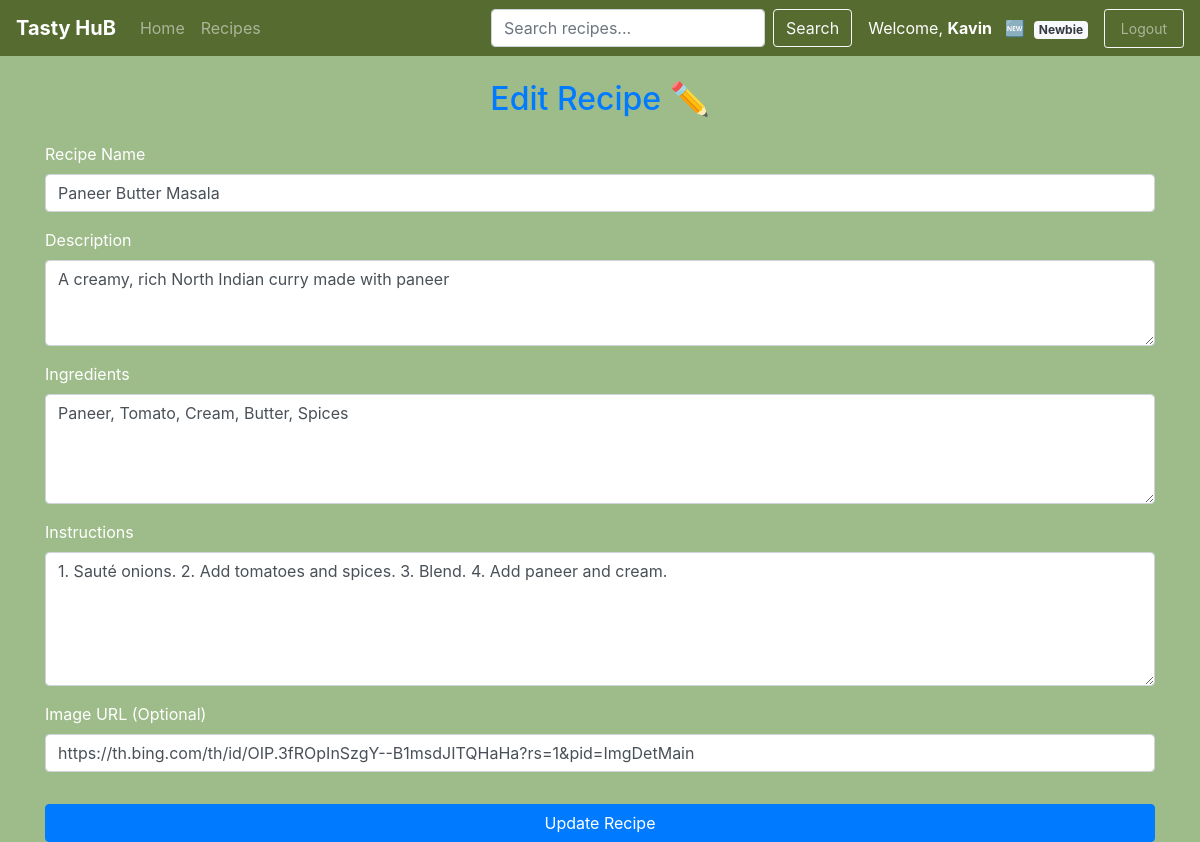
Page /edit_page/2 (signed in) on the committed database.
### recipe/models.py (models this page shows, shortened)
class User(db.Model, UserMixin):
    @property
    def password(self):
        raise AttributeError('Password is not a readable attribute.')
    id = db.Column(db.Integer(), primary_key=True)
    name = db.Column(db.String(length=30), nullable=False)
    username = db.Column(db.String(length=20), nullable=False, unique=True)
    password_hash = db.Column(db.String(length=60), nullable=False)
    email_address = db.Column(db.String(length=50), nullable=False, unique=True)
    recipes = db.relationship('Recipe', backref='user', lazy=True)
    badge = db.Column(db.String(80), default='Newbie')

class Recipe(db.Model):
    id = db.Column(db.Integer(), primary_key=True)
    name = db.Column(db.String(), nullable=False, unique=True)
    description = db.Column(db.String(), nullable=False)
    user_id = db.Column(db.Integer(), db.ForeignKey('user.id'))
    ingredients = db.Column(db.String(), nullable=False)
    instructions = db.Column(db.String(), nullable=False)
    image_url = db.Column(db.String(200), nullable=True)

### recipe/routes.py (the view, shortened to what this page needs)
@app.route('/edit_page/<int:recipe_id>', methods=['GET', 'POST'])
@login_required
def edit_page(recipe_id):
    recipe = Recipe.query.get_or_404(recipe_id)
    if recipe.user_id != current_user.id:
        flash("You don't have permission to edit this recipe.", category='danger')
        return redirect(url_for('recipes_page'))
    form = EditForm(obj=recipe)
    if form.errors:
        for field, error_list in form.errors.items():
            for err_msg in error_list:
                flash(f'Error in {field}: {err_msg}', category='danger')
    return render_template('edit_recipe.html', form=form, recipe=recipe)

### recipe/form.py
class EditForm(FlaskForm):
    name = StringField('Recipe Name', validators=[DataRequired(), Length(min=2, max=100)])
    description = TextAreaField('Description', validators=[DataRequired(), Length(min=5, max=300)])
    ingredients = TextAreaField('Ingredients', validators=[DataRequired()])
    instructions = TextAreaField('Instructions', validators=[DataRequired()])
    image_url = StringField('Image URL (Optional)')

### recipe/__init__.py (called while the page is built)
@app.context_processor
def inject_badge_icons():
    return dict(badge_icons=BADGE_ICONS)

@login_manager.user_loader
def load_user(user_id):
    return User.query.get(int(user_id))

### recipe/templates/edit_recipe.html (shortened to what this page needs)
{% extends 'base.html' %}
{% block content %}
<div class="content-box">
    <h2 class="text-center mb-4 text-primary">Edit Recipe ✏️</h2>
    <form method="POST" novalidate>
        <div class="mb-3">
            {{ form.name.label(class="form-label") }}
            {{ form.name(class="form-control") }}
        </div>
        <div class="mb-3">
            {{ form.description.label(class="form-label") }}
            {{ form.description(class="form-control", rows=3) }}
        </div>
        <div class="mb-3">
            {{ form.ingredients.label(class="form-label") }}
            {{ form.ingredients(class="form-control", rows=4) }}
        </div>
        <div class="mb-3">
            {{ form.instructions.label(class="form-label") }}
            {{ form.instructions(class="form-control", rows=5) }}
        </div>
        {% if form.image_url %}
        <div class="mb-3">
            {{ form.image_url.label(class="form-label") }}
            {{ form.image_url(class="form-control") }}
        </div>
        {% endif %}
        <button type="submit" class="btn btn-primary w-100 mt-3">Update Recipe</button>
    </form>
</div>
{% endblock %}

### recipe/templates/base.html (shortened to what this page needs)
<!DOCTYPE html>
<html lang="en">
   <head>
      <link rel="stylesheet" href="https://cdn.jsdelivr.net/npm/bootstrap@4.3.1/dist/css/bootstrap.min.css"
 />
   </head>
   <body>
   <nav class="navbar navbar-expand-md navbar-dark" style="background-color: #556B2F;">
  <a class="navbar-brand font-weight-bold" href="{{ url_for('home_page') }}">Tasty HuB</a>
  <div class="collapse navbar-collapse" id="navbarNav">
    <ul class="navbar-nav mr-auto">
      <li class="nav-item {% if request.endpoint == 'home_page' %}active{% endif %}">
        <a class="nav-link" href="{{ url_for('home_page') }}">Home
        </a>
      </li>
      <li class="nav-item {% if request.endpoint == 'recipes_page' %}active{% endif %}">
        <a class="nav-link" href="{{ url_for('recipes_page') }}">Recipes</a>
      </li>
    </ul>
    <form class="form-inline my-2 my-lg-0 mr-3" method="GET" action="{{ url_for('search') }}">
      <input class="form-control mr-sm-2" type="search" placeholder="Search recipes..." aria-label="Search" name="q" required />
      <button class="btn btn-outline-light my-2 my-sm-0" type="submit">Search</button>
    </form>
    {% if current_user.is_authenticated %}
      <ul class="navbar-nav align-items-center">
        <li class="nav-item mr-3">
          <span class="navbar-text text-white font-weight-medium">
            Welcome, <strong>{{ current_user.name }}</strong> &nbsp;
            {% if current_user.badge == 'Master Chef' %}
              👨‍🍳 <span class="badge badge-light text-dark ml-1">{{ current_user.badge }}</span>
            {% elif current_user.badge == 'Home Cook' %}
              🍳 <span class="badge badge-light text-dark ml-1">{{ current_user.badge }}</span>
            {% elif current_user.badge == 'Novice Chef' %}
              🥄 <span class="badge badge-light text-dark ml-1">{{ current_user.badge }}</span>
            {% else %}
              🆕 <span class="badge badge-light text-dark ml-1">{{ current_user.badge }}</span>
            {% endif %}
          </span>
        </li>
        <li class="nav-item">
          <a class="nav-link btn btn-outline-light btn-sm px-3" href="{{ url_for('logout_page') }}">Logout</a>
        </li>
      </ul>
    {% endif %}
  </div>
</nav>
      <div class="container mt-4">
        {% block content %}
        {% endblock %}
      </div>
   </body>
</html>

### recipe/templates/base.html (style rules this page uses)
body { background-color: #9EBC8A; color: white; }
.navbar { background-color: #556B2F !important; }

### rows in the picture
User: name "Kavin", badge "Newbie"
Recipe: name "Paneer Butter Masala", description "A creamy, rich North Indian curry made with paneer", ingredients "Paneer, Tomato, Cream, Butter, Spices", instructions "1. Sauté onions. 2. Add tomatoes and spices. 3. Blend. 4. Add paneer and cream.", image_url "https://th.bing.com/th/id/OIP.3fROpInSzgY--B1msdJITQHaHa?rs=1&pid=ImgDetMain"
